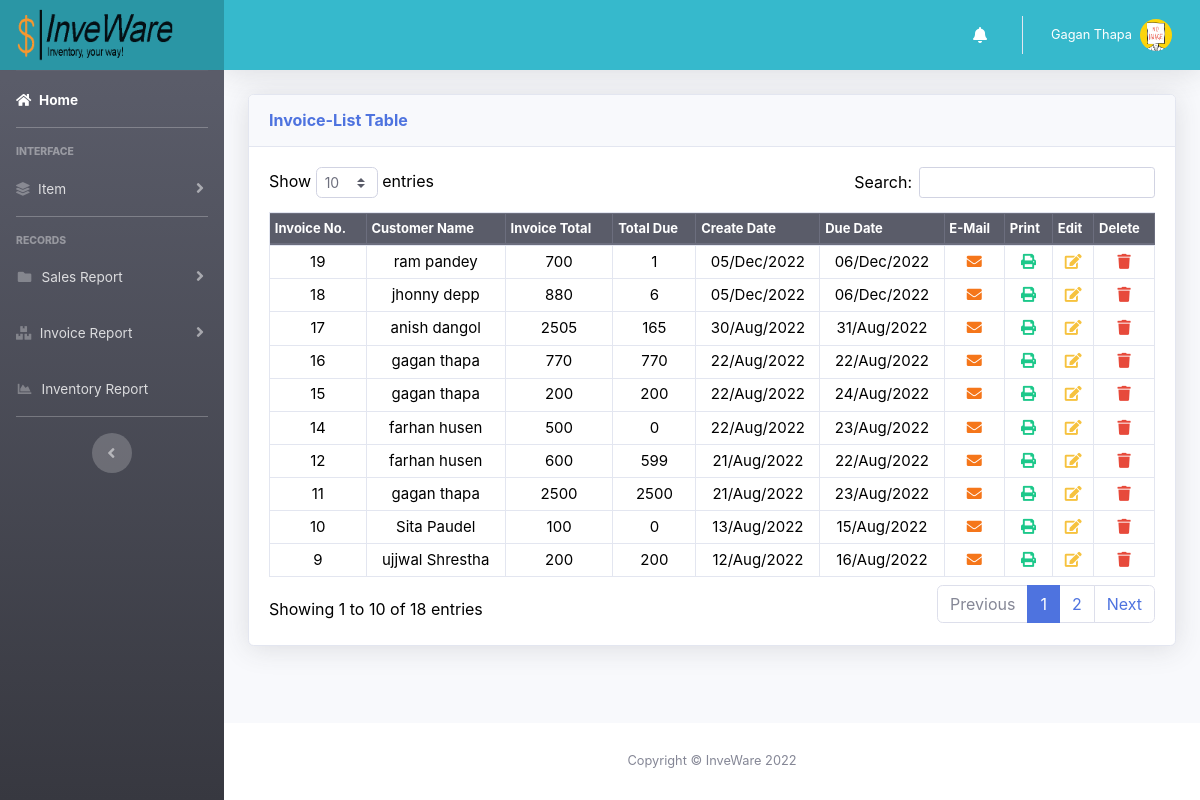
/pages/invoice_list.php (signed in), run on the app's committed database.
### tables this page shows
CREATE TABLE `invoice_users` (
  `id` int(11) NOT NULL,
  `username` varchar(255) NOT NULL,
  `email` varchar(255) NOT NULL,
  `mobile` varchar(255) NOT NULL,
  `address` varchar(255) NOT NULL,
  `salary` varchar(255) NOT NULL,
  `image` varchar(100) NOT NULL,
  `role` varchar(100) NOT NULL,
  `branch` varchar(225) NOT NULL,
  `password` varchar(255) NOT NULL,
  `cpassword` varchar(255) NOT NULL,
  `token` varchar(255) NOT NULL,
  `status` varchar(50) NOT NULL
);

CREATE TABLE `invoice_order` (
  `order_id` int(11) NOT NULL,
  `recorded_by` varchar(100) NOT NULL,
  `order_date` timestamp NOT NULL DEFAULT current_timestamp(),
  `due_date` date DEFAULT NULL,
  `order_receiver_id` varchar(250) NOT NULL,
  `order_total_before_tax` int(10) NOT NULL,
  `order_total_tax` decimal(10,2) NOT NULL,
  `order_tax_per` varchar(250) NOT NULL,
  `order_total_after_tax` int(10) NOT NULL,
  `order_amount_paid` int(10) NOT NULL,
  `order_total_amount_due` int(10) NOT NULL
);

CREATE TABLE `customer` (
  `id` int(11) NOT NULL,
  `recorded_by` int(11) NOT NULL,
  `first_name` varchar(30) NOT NULL,
  `last_name` varchar(50) NOT NULL,
  `address` varchar(60) NOT NULL,
  `phone_no` varchar(10) NOT NULL,
  `email` varchar(50) NOT NULL
);

### queries/Invoice.php (called while the page is built, shortened)
<?php
class Invoice
{
	private $host  = 'localhost';
	private $user  = 'root';
	private $password   = "";
	private $database  = "invoice_system";
	private $invoiceUserTable = 'invoice_users';
	private $invoiceOrderTable = 'invoice_order';
	private $dbConnect = false;
	public function __construct()
	{
		if (!$this->dbConnect) {
			$conn = new mysqli($this->host, $this->user, $this->password, $this->database);
			if ($conn->connect_error) {
				die("Error failed to connect to MySQL: " . $conn->connect_error);
			} else {
				$this->dbConnect = $conn;
			}
		}
	}
	private function getData($sqlQuery)
	{
		$result = mysqli_query($this->dbConnect, $sqlQuery);
		$data = array();
		while ($row = mysqli_fetch_array($result, MYSQLI_ASSOC)) {
			$data[] = $row;
		}
		return $data;
	}
	public function loginUsers($email)
	{
		$sqlQuery = "
			SELECT *
			FROM " . $this->invoiceUserTable . "
			WHERE email='" . $email . "' AND status='active'";
		return  $this->getData($sqlQuery);
	}
	public function getInvoiceList()
	{
		if ($_SESSION['role'] == 'Admin') {
			$sqlQuery = "
		SELECT * FROM " . $this->invoiceOrderTable . " ORDER BY order_id DESC";
		} else {
			$sqlQuery = "
		SELECT * FROM " . $this->invoiceOrderTable . " WHERE recorded_by='" . $_SESSION['userid'] . "' ORDER BY order_id DESC";
		}
		return  $this->getData($sqlQuery);
	}
}

### queries/Customer.php (called while the page is built, shortened)
<?php
class Customer
{
    private $host  = 'localhost';
    private $user  = 'root';
    private $password   = "";
    private $database  = "invoice_system";
    private $customerTable = 'customer';
    private $dbConnect = false;
    public function __construct()
    {
        if (!$this->dbConnect) {
            $conn = new mysqli($this->host, $this->user, $this->password, $this->database);
            if ($conn->connect_error) {
                die("Error failed to connect to MySQL: " . $conn->connect_error);
            } else {
                $this->dbConnect = $conn;
            }
        }
    }
    public function getCustomerbyId($search)
    {
        $sqlQuery = "
        SELECT * FROM " . $this->customerTable . " WHERE id='$search'";
        $result = mysqli_query($this->dbConnect, $sqlQuery);
        return $result;
    }
}

### pages/invoice_list.php (the view, shortened to what this page needs)
<?php
include('../inc/header.php');
include '../queries/Customer.php';
$customer = new Customer();
include '../queries/Invoice.php';
$invoice = new Invoice();
$invoice->checkLoggedIn();
?>
<?php include('../inc/container.php'); ?>
<?php include('menu.php'); ?>
<div class="container-fluid" id="invoice_list">
  <div class="card shadow mb-4">
    <div class="card-header py-3">
      <h6 class="m-0 font-weight-bold text-primary float-left">
        Invoice-List Table
      </h6>
    </div>
    <div class="card-body text-black">
      <div class="table-responsive">
        <!-- <div class="row mb-2">
          <div class="col-md-8">Search: <input type="text"></div>
        </div> -->
        <table class="table table-bordered table-sm text-black" id="myTable" width="100%" cellspacing="0">
          <thead class="thead-dark">
            <tr style="font-size:13px ;">
              <th>Invoice No.</th>
              <th>Customer Name</th>
              <th>Invoice Total</th>
              <th>Total Due</th>
              <th>Create Date</th>
              <th>Due Date</th>
              <th>E-Mail</th>
              <th>Print</th>
              <th>Edit</th>
              <th>Delete</th>
            </tr>
          </thead>
          <tbody style="font-size:15px;">
            <?php
            $invoiceList = $invoice->getInvoiceList();
            foreach ($invoiceList as $invoiceDetails) {
              $invoiceDate = date("d/M/Y", strtotime($invoiceDetails["order_date"]));
              $dueDate = date("d/M/Y", strtotime($invoiceDetails["due_date"]));
              $cust_id = $invoiceDetails["order_receiver_id"];
              $data = $customer->getCustomerbyId($cust_id);
              $row = mysqli_fetch_assoc($data);
              echo '
              <tr>
                <td>' . $invoiceDetails["order_id"] . '</td>
                <td>' . $row['first_name'] . " " . $row['last_name'] . '</td>
                <td>' . $invoiceDetails["order_total_after_tax"] . '</td>
                <td>' . $invoiceDetails["order_total_amount_due"] . '</td>
                <td>' . $invoiceDate . '</td>
                <td>' . $dueDate . '</td>
                <td><a href="utilities/email_invoice.php?invoice_id=' . $invoiceDetails['order_id'] . '" title="Mail Invoice"><i class="fa fa-envelope " style="color:#F5761A" aria-hidden="true"></i></a></td>
                <td><a href="utilities/print_invoice.php?invoice_id=' . $invoiceDetails["order_id"] . '" title="Print Invoice" target="_blank"><i class="fa fa-print text-success"></i></a></td>
                <td><a href="edit_invoice.php?update_id=' . $invoiceDetails["order_id"] . '" title="Edit Invoice" class="editInvoice"><i class="fa fa-edit text-warning"></i></a></td>
                <td><a href="#" id="' . $invoiceDetails["order_id"] . '" class="deleteInvoice' . $invoiceDetails["order_id"] . '"  title="Delete Invoice"><i class="fa fa-trash text-danger"></i></a></td>
              </tr>
            '; ?>
            <?php }
            ?>
          </tbody>
        </table>
      </div>
    </div>
  </div>
</div>
<?php include('../inc/footer.php'); ?>

### pages/menu.php (shortened to what this page needs)
<ul class="navbar-nav bg-gradient-dark sidebar sidebar-dark accordion" id="accordionSidebar">
    <a class="sidebar-brand d-flex align-items-center bg-info" href="home.php" title="Invoice Management Software">
        <div class="sidebar-brand-img">
            <img src="../img/logo_j.png" alt="logo" style="margin-left:-35px ;" class="img-fluid">
        </div>
    </a>
    <hr class="sidebar-divider my-0" />
    <li class="nav-item active">
        <a class="nav-link" href="home.php">
            <i class="fa fa-home"></i>
            <span>Home</span>
        </a>
    </li>
    <hr class="sidebar-divider bg-white" />
    <div class="sidebar-heading">Interface</div>
    <?php if ($_SESSION['role'] == 'Admin') { ?>
        <li class="nav-item">
            <a class="nav-link collapsed" href="#" data-toggle="collapse" data-target="#item" aria-expanded="true" aria-controls="item">
                <i class="fa fa-layer-group"></i>
                <span>Item</span>
            </a>
        </li>
    <?php } ?>
    <hr class="sidebar-divider bg-white" />
    <div class="sidebar-heading">Records</div>
    <li class="nav-item">
        <a class="nav-link collapsed" href="#" data-toggle="collapse" data-target="#salesReport" aria-expanded="true" aria-controls="salesReport">
            <i class="fas fa-fw fa-folder"></i>
            <span>Sales Report</span>
        </a>
    </li>
    <li class="nav-item">
        <a class="nav-link collapsed" href="#" data-toggle="collapse" data-target="#invoiceReport" aria-expanded="true" aria-controls="invoiceReport">
            <i class="fa fa-boxes"></i>
            <span>Invoice Report</span>
        </a>
    </li>
    <?php if ($_SESSION['role'] == 'Admin') { ?>
        <li class="nav-item">
            <a class="nav-link" href="inventory_report.php">
                <i class="fas fa-fw fa-chart-area"></i>
                <span>Inventory Report</span></a>
        </li>
    <?php } ?>
    <hr class="sidebar-divider d-none d-md-block bg-white" />
    <div class="text-center d-none d-md-inline">
        <button class="rounded-circle border-0" id="sidebarToggle"></button>
    </div>
</ul>
<div id="content-wrapper" class="d-flex flex-column">
    <div id="content">
        <nav class="navbar navbar-expand navbar-light bg-info topbar mb-4 static-top shadow">
            <ul class="navbar-nav ml-auto">
                <li class="nav-item dropdown no-arrow mx-1">
                    <a class="nav-link dropdown-toggle text-white" id="notify_bell" href="#" id="alertsDropdown" title="Notification" role="button" data-toggle="dropdown" aria-haspopup="true" aria-expanded="false">
                        <i class="fas fa-bell fa-fw"></i>
                    </a>
                </li>
                <li class="nav-item dropdown no-arrow">
                    <a class="nav-link dropdown-toggle" href="#" id="userDropdown" role="button" data-toggle="dropdown" aria-haspopup="true" aria-expanded="false">
                        <span class="mr-2 d-none d-lg-inline text-white small"><?php
                                                                                if (isset($_SESSION['user'])) {
                                                                                    echo $_SESSION['user'];
                                                                                } ?></span>
                        <?php
                        $user = $invoice->loginUsers($_POST['email']); ?>
                        <img class="img-profile rounded-circle" style="object-fit:cover;" src="<?php echo $user[0]['image'] ?>" />
                    </a>
                </li>
            </ul>
        </nav>

### pages/invoice_list.php (style rules this page uses)
th, td { text-align: center; }

### data on the page
invoice_users: image (placeholder picture)
invoice_order: order_id "19", customer.first_name "ram", customer.last_name "pandey", order_total_after_tax "700", order_total_amount_due "1", order_date "05/Dec/2022", due_date "06/Dec/2022"
invoice_order: order_id "18", customer.first_name "jhonny", customer.last_name "depp", order_total_after_tax "880", order_total_amount_due "6", order_date "05/Dec/2022", due_date "06/Dec/2022"
invoice_order: order_id "17", customer.first_name "anish", customer.last_name "dangol", order_total_after_tax "2505", order_total_amount_due "165", order_date "30/Aug/2022", due_date "31/Aug/2022"
invoice_order: order_id "16", customer.first_name "gagan", customer.last_name "thapa", order_total_after_tax "770", order_total_amount_due "770", order_date "22/Aug/2022", due_date "22/Aug/2022"
invoice_order: order_id "15", customer.first_name "gagan", customer.last_name "thapa", order_total_after_tax "200", order_total_amount_due "200", order_date "22/Aug/2022", due_date "24/Aug/2022"
invoice_order: order_id "14", customer.first_name "farhan", customer.last_name "husen", order_total_after_tax "500", order_total_amount_due "0", order_date "22/Aug/2022", due_date "23/Aug/2022"
invoice_order: order_id "12", customer.first_name "farhan", customer.last_name "husen", order_total_after_tax "600", order_total_amount_due "599", order_date "21/Aug/2022", due_date "22/Aug/2022"
invoice_order: order_id "11", customer.first_name "gagan", customer.last_name "thapa", order_total_after_tax "2500", order_total_amount_due "2500", order_date "21/Aug/2022", due_date "23/Aug/2022"
invoice_order: order_id "10", customer.first_name "Sita", customer.last_name "Paudel", order_total_after_tax "100", order_total_amount_due "0", order_date "13/Aug/2022", due_date "15/Aug/2022"
invoice_order: order_id "9", customer.first_name "ujjwal", customer.last_name "Shrestha", order_total_after_tax "200", order_total_amount_due "200", order_date "12/Aug/2022", due_date "16/Aug/2022"

### other printed values
$_SESSION['user'] "Gagan Thapa"
